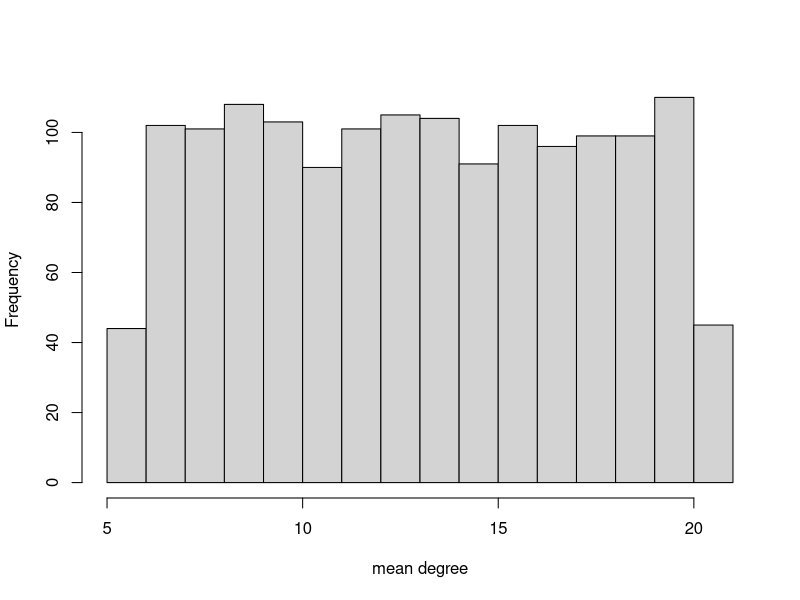

Here is the R script that generated this plot: (Note: this script raises an error after producing the figure.)
## ---- chunk 1
## Set knitr options here
knitr::opts_chunk$set(echo = FALSE,
                      comment = NA, 
                      cache = TRUE,
                      warning = FALSE,
                      message = FALSE, 
                      cache.lazy = FALSE
                      )

## ---- chunk 2
## Load libraries
library(sna)
library(dplyr)
library(purrr)
options(scipen = 999)
## ---- chunk 3
n = 300
mean_degrees = 6:20 #100
total = length(mean_degrees)*100
densities = mean_degrees/(n-1)

## ---- chunk 4
random_graphs = rgraph(n=n, m=total, mode="graph", tprob=densities, return.as.edgelist = TRUE)
names(random_graphs) <- paste0("network", 1:length(random_graphs))
## ---- chunk 5
degree(random_graphs[1], gmode = "graph") %>% mean()
## ---- chunk 6
hist(sapply(lapply(random_graphs, degree, gmode="graph"), mean), xlab="mean degree", main="")
## ---- chunk 7
g = random_graphs[[1]]
d = degree(g, gmode = "graph") 
weight = d/sum(d)
## ---- chunk 8
node = sample(1:300, 1, prob = weight)
edges = g[g[,1]==node, ]
remove = edges[sample(nrow(edges), 1),c(1,2)]
g[remove[1], remove[2]]
## ---- chunk 9
test[test[,1]==node,]
sample(test[test[,1]==node,3],1) = 0

test[test[,1]==node,]
## ---- chunk 10
sample(test, 1)
## ---- chunk 11
degree_attack <- function(graphs, inverse = FALSE){
  i=1
  out = vector(mode = "list", length = length(graphs))
  for (g in graphs){
    n = network.size(g)
    degree = degree(g, gmode = "graph")
    if(inverse == FALSE){
      weights = degree/sum(degree)
    }else{
      weights = sum(degree)/(degree + 0.00000001)
    }
    nodes = sample(1:n, n/4,  prob = weights)
    for (node in nodes){
      edges = get.edgeIDs(g, v = node)
      if(length(edges) == 0) next
      remove = sample(edges, size = 1)
      delete.edges(g, remove)
    }
    out[[i]] <- g
    i = i+1
  }
  names(out) = paste0("network", 1:length(graphs))
  return(out)
}
  
## ---- chunk 12
out = degree_attack(random_graphs, inverse = FALSE)
out_inverse = degree_attack(random_graphs, inverse = TRUE)
## ---- chunk 13
comps = component.dist(out)
comps_inv = component.dist(out_inverse)
## ---- chunk 14
frailty = unlist(map_depth(comps, 2, mean)) 
cdist = names(frailty) %>% stringr::str_detect("cdist")
frailty = frailty[cdist]

frailty_inv = unlist(map_depth(comps_inv, 2, mean)) 
cdist_inv = names(frailty_inv) %>% stringr::str_detect("cdist")
frailty_inv = frailty_inv[cdist_inv]
## ---- chunk 15
library(ggplot2)
library(tidyr)
tibble(id=1:1500,frailty, frailty_inv) %>%
  pivot_longer(-id) %>%
  ggplot(aes(value, fill=name)) + 
  geom_histogram(position = position_dodge())
